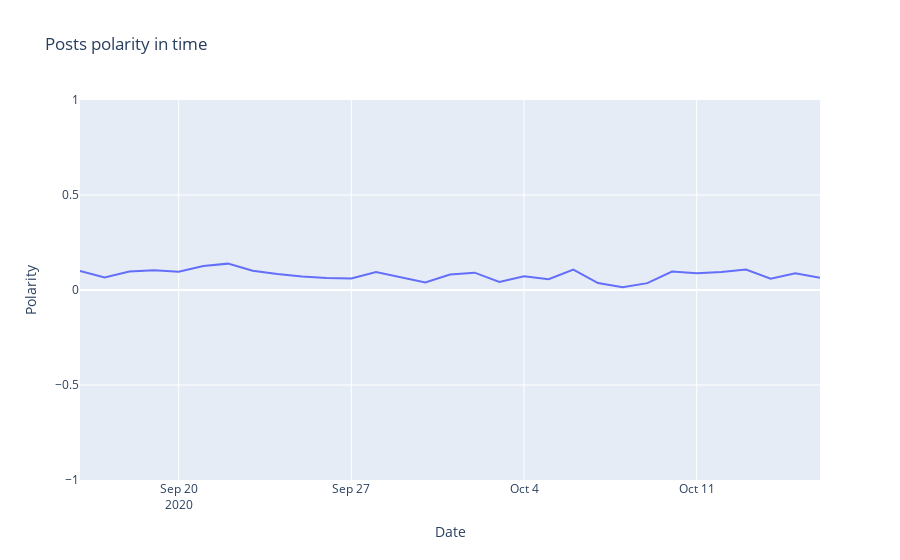

Notebook cell for this chart:
### Markdown cell above
### Mentions polarity in time

### Code cell
data = df_mentions[['polarity', 'date']].groupby('date').mean().reset_index(inplace=False)
fig = px.line(data, x='date', y='polarity',
    title='Mentions polarity in time',
    labels={
        'polarity': 'Polarity',
        'date': 'Date'
    }
)
fig.update_layout(yaxis=dict(range=[-1,1]))
fig.show()

### Figure 1 — Plotly figure (JSON) as saved in the notebook; plotly's stock layout.template omitted (floating-point values rounded to 4 significant figures)
{"data": [{"hovertemplate": "Date=%{x}<br>Polarity=%{y}<extra></extra>", "legendgroup": "", "line": {"color": "#636efa", "dash": "solid"}, "mode": "lines", "name": "", "orientation": "v", "showlegend": false, "type": "scatter", "x": ["2020-09-16", "2020-09-17", "2020-09-18", "2020-09-19", "2020-09-20", "2020-09-21", "2020-09-22", "2020-09-23", "2020-09-24", "2020-09-25", "2020-09-26", "2020-09-27", "2020-09-28", "2020-09-29", "2020-09-30", "2020-10-01", "2020-10-02", "2020-10-03", "2020-10-04", "2020-10-05", "2020-10-06", "2020-10-07", "2020-10-08", "2020-10-09", "2020-10-10", "2020-10-11", "2020-10-12", "2020-10-13", "2020-10-14", "2020-10-15", "2020-10-16"], "xaxis": "x", "y": [0.1008, 0.06551, 0.09689, 0.1036, 0.09658, 0.1257, 0.1388, 0.1011, 0.08394, 0.0708, 0.06369, 0.06068, 0.09486, 0.06728, 0.03916, 0.0812, 0.09125, 0.04248, 0.07205, 0.05665, 0.1076, 0.0366, 0.01453, 0.03613, 0.0972, 0.08775, 0.09536, 0.1076, 0.05928, 0.08855, 0.06414], "yaxis": "y"}], "layout": {"legend": {"tracegroupgap": 0}, "title": {"text": "Posts polarity in time"}, "xaxis": {"anchor": "y", "domain": [0, 1], "title": {"text": "Date"}}, "yaxis": {"anchor": "x", "domain": [0, 1], "range": [-1, 1], "title": {"text": "Polarity"}}}}
